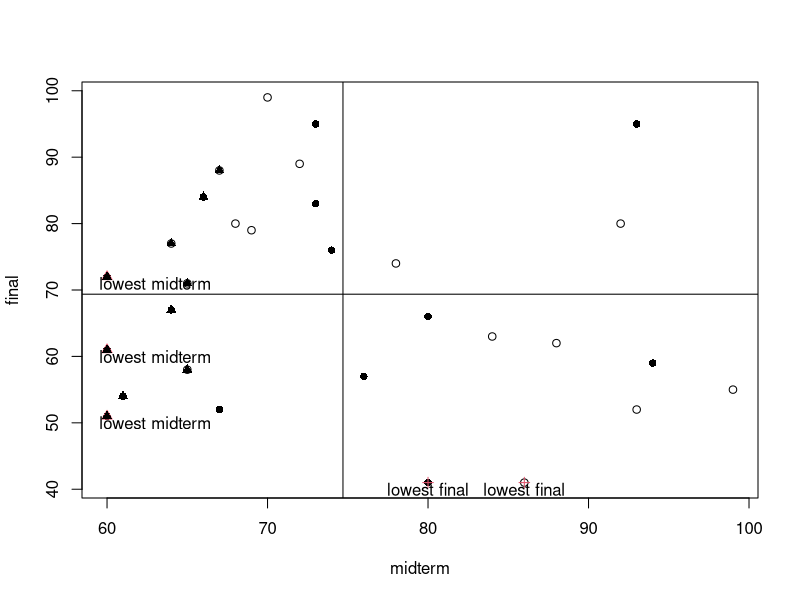
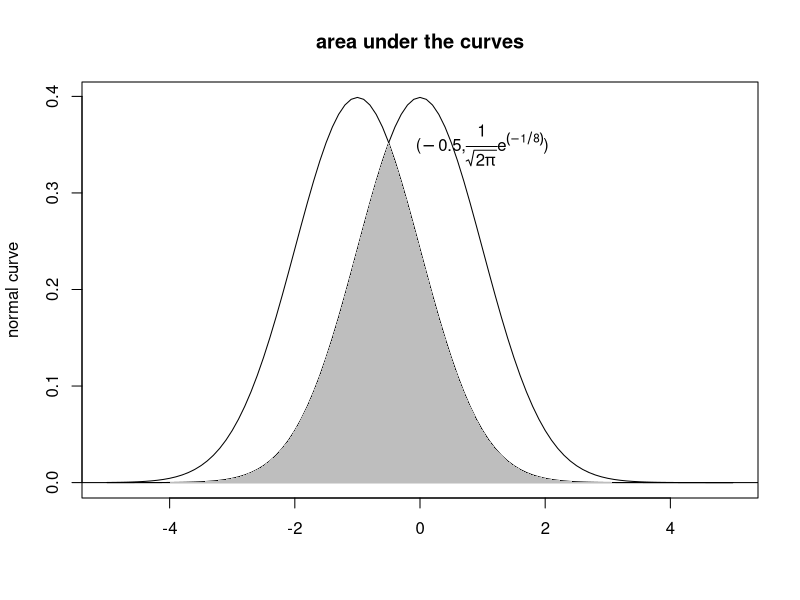
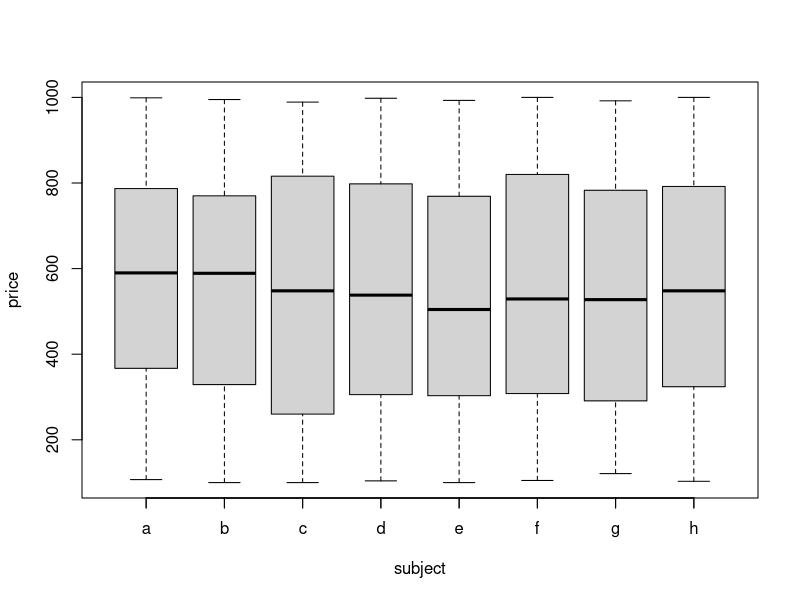

Generate these figures, in order, with R: (Note: this script raises an error after producing the figures.)
#1

ID = seq(1, 30)
midterm = sample(60:100, 30, replace=T)
final = sample(40:100, 30, replace=T)

#a

plot(midterm, final, type="p", pch=c(1,16))

#b

min_m = min(midterm)
min_f = min(final)

for(i in 1:30){
  if(midterm[i] == min_m){
    points(midterm[i],final[i], col=2, pch=2)
    text(midterm[i]+3,final[i]-1, "lowest midterm")
  }
}
for(i in 1:30){
  if(final[i] == min_f){
    points(midterm[i],final[i], col=2, pch=3)
    text(midterm[i],final[i]-1,"lowest final")
  }
}


#c

mean_m = mean(midterm)
mean_f = mean(final)
abline(v = mean_m)
abline(h = mean_f)

#d

mean = c()
for(i in 1:30){
  mean[i] = mean(midterm[i], final[i])
}
mean
d = data.frame(midterm, final, mean)
d = d[order(d$mean),]
for(i in 1:10){
  points(d[,3][i], d[,2][i], pch=17)
}

#2

x1 = seq(-5, 5, by=0.1)
plot(x1, dnorm(x1,-1,1), type="l", main="area under the curves", 
  ylab="normal curve", xlab="")
x2 = seq(-5, 5, by=0.1)
points(x2, dnorm(x2,0,1), type="l")
abline(h=0)

x.pt = c(-4,seq(-4,-0.5,by=0.1), -0.5)
y.pt = c(0,dnorm(seq(-4,-0.5,by=0.1),0,1),0)
polygon(x.pt,y.pt,col="gray", border=NA)

x_pt = c(-0.5,seq(-0.5,4,by=0.1), 4)
y_pt = c(0,dnorm(seq(-0.5,4,by=0.1),-1,1),0)
polygon(x_pt, y_pt, col="gray", border=NA)

text(1, 0.35,expression(paste("(",-0.5,",",frac(1,sqrt(2*pi)),e^(-1/8),")")))

#3

sale.time = strptime(c("01/01/2020","12/31/2022"),"%m/%d/%Y")
time = sample(seq(sale.time[1], sale.time[2], by="day"),1000,replace=T)
price = sample(100:1000, 1000, replace=T)
subject = sample(letters[1:8], 1000, replace=T)
data = data.frame(time, subject, price)

#a

a = data[data$subject=="a","price"]
b = data[data$subject=="b","price"]
c = data[data$subject=="c","price"]
d = data[data$subject=="d","price"]
e = data[data$subject=="e","price"]
f = data[data$subject=="f","price"]
g = data[data$subject=="g","price"]
h = data[data$subject=="h","price"]

boxplot(a,b,c,d,e,f,g,h, ylab="price", xlab="subject")
axis(1, 1:8, letters[1:8])

#b

sub_a = data[data$subject=="a",]
a = sub_a[order(sub_a$time),]

a.20 = a[year(a[, "sale.time"])==2020, "price"]
a.21 = a[year(a[, "sale.time"])==2021, "price"]
a.22 = a[year(a[, "sale.time"])==2022, "price"]

boxplot(a.20,a.21,a.22, ylab="price", xlab="year", main="subject A")
axis(1, 1:3, c(2020,2021,2022))

#c

d.1 = mean(data[month(data[,"sale.time"])==01, "price"])
d.2 = mean(data[month(data[,"sale.time"])==02, "price"])
d.3 = mean(data[month(data[,"sale.time"])==03, "price"])
d.4 = mean(data[month(data[,"sale.time"])==04, "price"])
d.5 = mean(data[month(data[,"sale.time"])==05, "price"])
d.6 = mean(data[month(data[,"sale.time"])==06, "price"])
d.7 = mean(data[month(data[,"sale.time"])==07, "price"])
d.8 = mean(data[month(data[,"sale.time"])==08, "price"])
d.9 = mean(data[month(data[,"sale.time"])==09, "price"])
d.10 = mean(data[month(data[,"sale.time"])==10, "price"])
d.11 = mean(data[month(data[,"sale.time"])==11, "price"])
d.12 = mean(data[month(data[,"sale.time"])==12, "price"])
d.mean = c(d.1,d.2,d.3,d.4,d.5,d.6,d.7,d.8,d.9,d.10,d.11,d.12)

plot(c(1:12), d.mean, type="b", ylab="average price", xlab="month")









